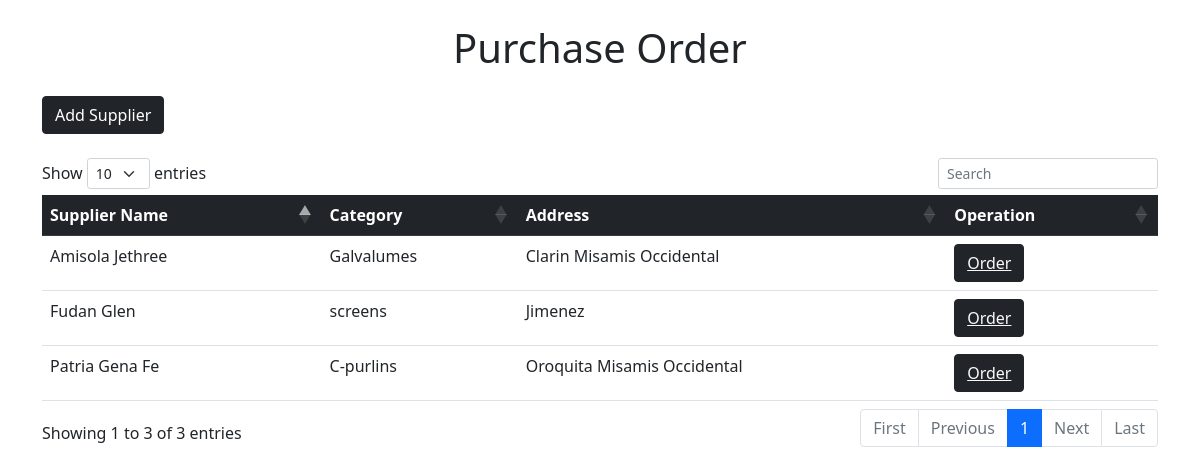
Before: /reserve/po.php with the older database file.
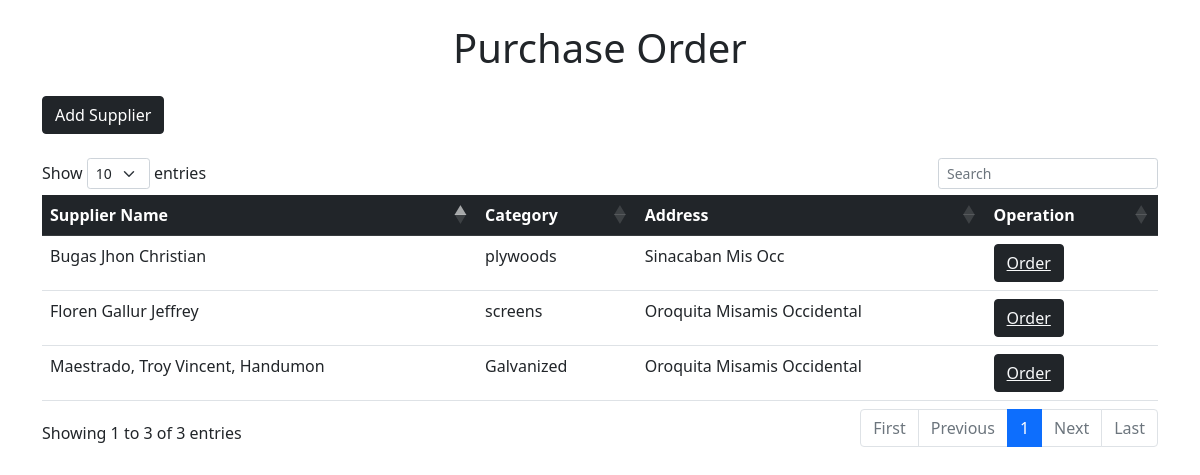
After: the same page with the newer database file.
### tables this page shows
CREATE TABLE `supplier` (
  `supplier_id` int(11) NOT NULL,
  `lastname/firstname/midname` varchar(150) NOT NULL,
  `email` varchar(50) NOT NULL,
  `category_id` int(11) NOT NULL,
  `details` varchar(200) NOT NULL,
  `gender` varchar(50) NOT NULL,
  `address` varchar(100) NOT NULL,
  `image_url` varchar(50) NOT NULL
);

CREATE TABLE `category` (
  `categ_id` int(11) NOT NULL,
  `categ_name` varchar(50) NOT NULL
);

### reserve/po.php (the view, shortened to what this page needs)
<?php
include 'database/db.php';
?>
<!DOCTYPE html>
<html>
<head>
	<link href="https://cdn.jsdelivr.net/npm/bootstrap@5.1.3/dist/css/bootstrap.min.css" rel="stylesheet">
  <link rel="stylesheet" type="text/css" href="https://cdn.datatables.net/1.11.3/css/dataTables.bootstrap5.min.css">
</head>
<body>
<form action="" method="POST" class="needs-validation" novalidate>
<div class="container">
<div class="my-4">
	<h1 class="text-center">Purchase Order</h1>
</div>
<div class="my-4">
<button type="button" class="btn btn-dark" data-bs-toggle="modal" data-bs-target="#sup">
  Add Supplier
</button>
</div>
<table class="table" id="tebol5">
  <thead class="table-dark">
    <tr>
      <th>Supplier Name</th>
      <th>Category</th>
      <th>Address</th>
      <th>Operation</th>
    </tr>
  </thead>
  <tbody>
    <?php
    $disp="SELECT
                  supplier.`lastname/firstname/midname`,
                  supplier.email,
                  category.categ_name,
                  supplier.details,
                  supplier.gender,
                  supplier.address,
                  supplier.supplier_id
                  FROM
                  supplier
                  INNER JOIN category ON supplier.category_id = category.categ_id";
    $result=mysqli_query($conn,$disp);
    if($result->num_rows>0){
      while($row =$result->fetch_assoc()){
        $id=$row['supplier_id'];
        $name=$row['lastname/firstname/midname'];
        $category=$row['categ_name'];
        $address=$row['address'];
        echo '
            <tr>
                <td>'.$name.'</td>
                <td>'.$category.'</td>
                <td>'.$address.'</td>
              <td>
             	<button type="button" class="btn btn-dark"><a class="text-light" href="order.php?orderid='.$id.'" >Order</a>
  				</button>
                </td>
              </tr>
        ';
      }
    }
    ?>
  </tbody>
</table>
</div>
</form>
<link rel="stylesheet" type="text/css" href="https://cdn.datatables.net/1.11.3/css/dataTables.bootstrap5.min.css">
</body>
</html>

Changed rows visible on the page:
removed supplier: value "Fudan Glen", category.categ_name "screens", address "Jimenez"
removed supplier: value "Patria Gena Fe", category.categ_name "C-purlins", address "Oroquita Misamis Occidental"
removed supplier: value "Amisola Jethree", category.categ_name "Galvalumes", address "Clarin Misamis Occidental"
added supplier: value "Maestrado, Troy Vincent, Handumon", category.categ_name "Galvanized", address "Oroquita Misamis Occidental"
added supplier: value "Bugas Jhon Christian", category.categ_name "plywoods", address "Sinacaban Mis Occ"
added supplier: value "Floren Gallur Jeffrey", category.categ_name "screens", address "Oroquita Misamis Occidental"
